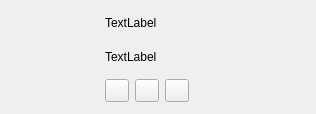
<?xml version="1.0" encoding="UTF-8"?>
<ui version="4.0">
 <class>MusicRepoList</class>
 <widget class="QWidget" name="MusicRepoList">
  <property name="geometry">
   <rect>
    <x>0</x>
    <y>0</y>
    <width>316</width>
    <height>114</height>
   </rect>
  </property>
  <property name="windowTitle">
   <string>MusicRepoList</string>
  </property>
  <layout class="QHBoxLayout" name="horizontalLayout">
   <property name="leftMargin">
    <number>0</number>
   </property>
   <property name="topMargin">
    <number>0</number>
   </property>
   <property name="bottomMargin">
    <number>0</number>
   </property>
   <item>
    <widget class="MyBlockWidget" name="cover_widget" native="true">
     <property name="sizePolicy">
      <sizepolicy hsizetype="Fixed" vsizetype="Fixed">
       <horstretch>0</horstretch>
       <verstretch>0</verstretch>
      </sizepolicy>
     </property>
     <property name="minimumSize">
      <size>
       <width>90</width>
       <height>90</height>
      </size>
     </property>
     <property name="maximumSize">
      <size>
       <width>90</width>
       <height>90</height>
      </size>
     </property>
    </widget>
   </item>
   <item>
    <widget class="QWidget" name="widget_8" native="true">
     <layout class="QVBoxLayout" name="verticalLayout">
      <item>
       <layout class="QHBoxLayout" name="horizontalLayout_24">
        <item>
         <widget class="QLabel" name="song_label">
          <property name="cursor">
           <cursorShape>PointingHandCursor</cursorShape>
          </property>
          <property name="text">
           <string>TextLabel</string>
          </property>
         </widget>
        </item>
        <item>
         <spacer name="horizontalSpacer_17">
          <property name="orientation">
           <enum>Qt::Horizontal</enum>
          </property>
          <property name="sizeHint" stdset="0">
           <size>
            <width>40</width>
            <height>20</height>
           </size>
          </property>
         </spacer>
        </item>
       </layout>
      </item>
      <item>
       <layout class="QHBoxLayout" name="horizontalLayout_25">
        <item>
         <widget class="QLabel" name="singer_label">
          <property name="cursor">
           <cursorShape>PointingHandCursor</cursorShape>
          </property>
          <property name="text">
           <string>TextLabel</string>
          </property>
         </widget>
        </item>
        <item>
         <spacer name="horizontalSpacer_18">
          <property name="orientation">
           <enum>Qt::Horizontal</enum>
          </property>
          <property name="sizeHint" stdset="0">
           <size>
            <width>40</width>
            <height>20</height>
           </size>
          </property>
         </spacer>
        </item>
       </layout>
      </item>
      <item>
       <widget class="QWidget" name="widget_7" native="true">
        <layout class="QHBoxLayout" name="horizontalLayout_4">
         <property name="leftMargin">
          <number>0</number>
         </property>
         <property name="topMargin">
          <number>0</number>
         </property>
         <property name="bottomMargin">
          <number>0</number>
         </property>
         <item>
          <widget class="QToolButton" name="play_add_toolButton">
           <property name="cursor">
            <cursorShape>PointingHandCursor</cursorShape>
           </property>
           <property name="text">
            <string/>
           </property>
          </widget>
         </item>
         <item>
          <widget class="QToolButton" name="like_toolButton">
           <property name="cursor">
            <cursorShape>PointingHandCursor</cursorShape>
           </property>
           <property name="text">
            <string/>
           </property>
          </widget>
         </item>
         <item>
          <widget class="QToolButton" name="comment_toolButton">
           <property name="cursor">
            <cursorShape>PointingHandCursor</cursorShape>
           </property>
           <property name="text">
            <string/>
           </property>
          </widget>
         </item>
         <item>
          <spacer name="horizontalSpacer_5">
           <property name="orientation">
            <enum>Qt::Horizontal</enum>
           </property>
           <property name="sizeHint" stdset="0">
            <size>
             <width>40</width>
             <height>20</height>
            </size>
           </property>
          </spacer>
         </item>
        </layout>
       </widget>
      </item>
     </layout>
    </widget>
   </item>
  </layout>
 </widget>
 <customwidgets>
  <customwidget>
   <class>MyBlockWidget</class>
   <extends>QWidget</extends>
   <header>MyBlockWidget.h</header>
   <container>1</container>
  </customwidget>
 </customwidgets>
 <resources/>
 <connections/>
</ui>
